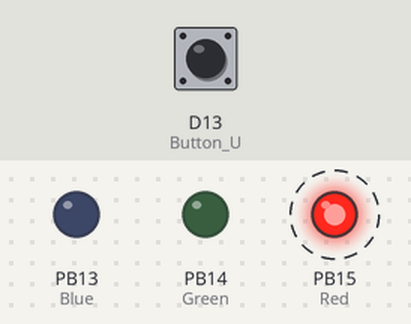
Recording of a program running on a simulated STM32 Nucleo. Shown: output pins drawn as LEDs (lit = HIGH). Dashed ring = blinking. The test bench sets the inputs (shaded band); at power-on: D13 (Button_U) HIGH.

Above: at 4.8 s.
4.9 s: D13 (Button_U) pulled LOW for 2.35 s
At 6.4 s:
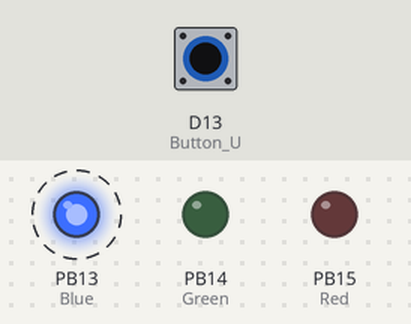
At 9.6 s:
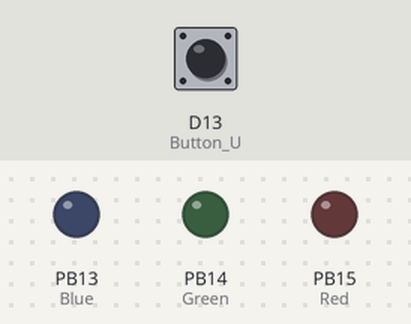
Timing chart, 0 to 14.7 s (numbered marks = the images above; inputs shaded):
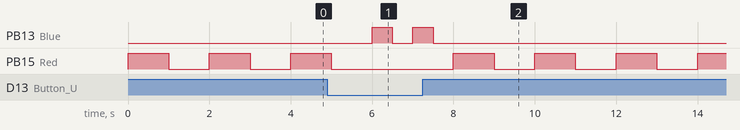

The program:

main.cpp
```cpp
// Working Example
// Platformio Development and Debugging Example for BrainPad BP2
// SWD-Debugging with Segger J-Link Edu

// Board Selection is made for Nucleo STM32F401RE
// The initialization of the board leads to an exception in
// stm32_def.c where the program hangs in a While Loop

// "WEAK void _Error_Handler(const char *msg, int val)"

// As a hotfix the while loop is commented out

// Blinks the Blue LED, when Button U is pressed blinks the red LED

#include <Arduino.h>

volatile int theCounter = 0;
bool state = LOW;

void setup() {

  pinMode(34, OUTPUT); // Red
  pinMode(33, OUTPUT); // Green
  pinMode(32, OUTPUT); // Blue

   pinMode(13, INPUT_PULLUP);   // Button U = 13

  //Serial.begin(115200);
}

void loop() {
  state = digitalRead(13);

  if (state == HIGH)
  {
    digitalWrite(34, HIGH);   // turn the red LED on
    delay(1000);               // wait for a time
    digitalWrite(34, LOW);    // turn the red LED off
    delay(1000);               // wait for a time
  }
  else
  {
    digitalWrite(32, HIGH);   // turn the blue LED on
    delay(500);               // wait for a time
    digitalWrite(32, LOW);    // turn the blue LED off
    delay(500);               // wait for a time
  }
  theCounter++;
}
```

Measured:
- after the input at 4.9 s, PB13 (Blue): alternates HIGH for 0.50 s and LOW for 0.50 s, 4 changes in all, then stays LOW, starting after 1.1 s
- by itself, PB15 (Red): repeats every 2.0 s: HIGH 1.0 s, LOW 1.0 s
